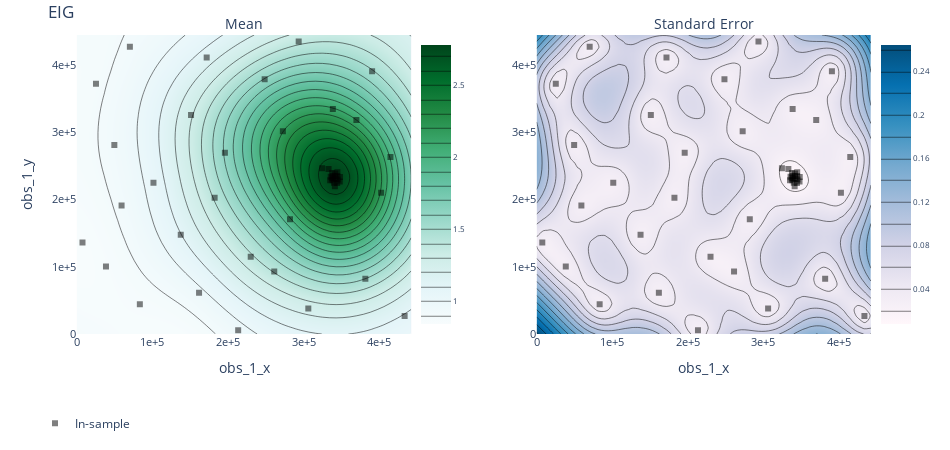

The notebook cell this image was saved under:
### Code cell
render(ax_client.get_contour_plot(param_x="obs_1_x", param_y="obs_1_y", metric_name="EIG"))

### Figure 1 — Plotly figure (JSON) as saved in the notebook; plotly's stock layout.template omitted (floating-point values rounded to 4 significant figures; data arrays with more than 128 entries replaced by an {"elided": "..."} marker saying what was removed)
{"data": [{"autocolorscale": false, "autocontour": true, "colorbar": {"tickfont": {"size": 8}, "ticksuffix": "", "x": 0.45, "y": 0.5}, "colorscale": [[0, "rgb(247,252,253)"], [0.125, "rgb(229,245,249)"], [0.25, "rgb(204,236,230)"], [0.375, "rgb(153,216,201)"], [0.5, "rgb(102,194,164)"], [0.625, "rgb(65,174,118)"], [0.75, "rgb(35,139,69)"], [0.875, "rgb(0,109,44)"], [1, "rgb(0,68,27)"]], "contours": {"coloring": "heatmap"}, "hoverinfo": "x+y+z", "ncontours": 25, "type": "contour", "x": [0, 9027.0, 18050.0, 27080.0, 36110.0, 45130.0, 54160.0, 63190.0, 72210.0, 81240.0, 90270.0, 99290.0, 108300.0, 117300.0, 126400.0, 135400.0, 144400.0, 153500.0, 162500.0, 171500.0, 180500.0, 189600.0, 198600.0, 207600.0, 216600.0, 225700.0, 234700.0, 243700.0, 252700.0, 261800.0, 270800.0, 279800.0, 288800.0, 297900.0, 306900.0, 315900.0, 325000.0, 334000.0, 343000.0, 352000.0, 361100.0, 370100.0, 379100.0, 388100.0, 397200.0, 406200.0, 415200.0, 424200.0, 433300.0, 442300.0], "xaxis": "x", "y": [0, 9082.0, 18160.0, 27250.0, 36330.0, 45410.0, 54490.0, 63570.0, 72650.0, 81740.0, 90820.0, 99900.0, 109000.0, 118100.0, 127100.0, 136200.0, 145300.0, 154400.0, 163500.0, 172600.0, 181600.0, 190700.0, 199800.0, 208900.0, 218000.0, 227000.0, 236100.0, 245200.0, 254300.0, 263400.0, 272500.0, 281500.0, 290600.0, 299700.0, 308800.0, 317900.0, 326900.0, 336000.0, 345100.0, 354200.0, 363300.0, 372400.0, 381400.0, 390500.0, 399600.0, 408700.0, 417800.0, 426800.0, 435900.0, 445000.0], "yaxis": "y", "z": {"elided": "50x50 float values"}, "zauto": true, "zmax": 2.78, "zmin": -2.78}, {"autocolorscale": false, "autocontour": true, "colorbar": {"tickfont": {"size": 8}, "ticksuffix": "", "x": 1, "y": 0.5}, "colorscale": [[0, "rgb(255,247,251)"], [0.1429, "rgb(236,231,242)"], [0.2857, "rgb(208,209,230)"], [0.4286, "rgb(166,189,219)"], [0.5714, "rgb(116,169,207)"], [0.7143, "rgb(54,144,192)"], [0.8571, "rgb(5,112,176)"], [1, "rgb(3,78,123)"]], "contours": {"coloring": "heatmap"}, "hoverinfo": "x+y+z", "ncontours": 25, "type": "contour", "x": [0, 9027.0, 18050.0, 27080.0, 36110.0, 45130.0, 54160.0, 63190.0, 72210.0, 81240.0, 90270.0, 99290.0, 108300.0, 117300.0, 126400.0, 135400.0, 144400.0, 153500.0, 162500.0, 171500.0, 180500.0, 189600.0, 198600.0, 207600.0, 216600.0, 225700.0, 234700.0, 243700.0, 252700.0, 261800.0, 270800.0, 279800.0, 288800.0, 297900.0, 306900.0, 315900.0, 325000.0, 334000.0, 343000.0, 352000.0, 361100.0, 370100.0, 379100.0, 388100.0, 397200.0, 406200.0, 415200.0, 424200.0, 433300.0, 442300.0], "xaxis": "x2", "y": [0, 9082.0, 18160.0, 27250.0, 36330.0, 45410.0, 54490.0, 63570.0, 72650.0, 81740.0, 90820.0, 99900.0, 109000.0, 118100.0, 127100.0, 136200.0, 145300.0, 154400.0, 163500.0, 172600.0, 181600.0, 190700.0, 199800.0, 208900.0, 218000.0, 227000.0, 236100.0, 245200.0, 254300.0, 263400.0, 272500.0, 281500.0, 290600.0, 299700.0, 308800.0, 317900.0, 326900.0, 336000.0, 345100.0, 354200.0, 363300.0, 372400.0, 381400.0, 390500.0, 399600.0, 408700.0, 417800.0, 426800.0, 435900.0, 445000.0], "yaxis": "y2", "z": {"elided": "50x50 float values"}}, {"hoverinfo": "text", "legendgroup": "In-sample", "marker": {"color": "black", "opacity": 0.5, "symbol": 1}, "mode": "markers", "name": "In-sample", "text": ["Arm 0_0<br>EIG: 1.0983 (SEM: None)<br>obs_1_x: 137495<br>obs_1_y: 147755", "Arm 10_0<br>EIG: 1.38407 (SEM: None)<br>obs_1_x: 230040<br>obs_1_y: 114894", "Arm 11_0<br>EIG: 0.885439 (SEM: None)<br>obs_1_x: 25388.4<br>obs_1_y: 372569", "Arm 12_0<br>EIG: 0.919336 (SEM: None)<br>obs_1_x: 59229.9<br>obs_1_y: 191427", "Arm 13_0<br>EIG: 1.37173 (SEM: None)<br>obs_1_x: 293475<br>obs_1_y: 435156", "Arm 14_0<br>EIG: 1.49805 (SEM: None)<br>obs_1_x: 381662<br>obs_1_y: 82084.8", "Arm 15_0<br>EIG: 1.2891 (SEM: None)<br>obs_1_x: 151095<br>obs_1_y: 325847", "Arm 16_0<br>EIG: 0.973063 (SEM: None)<br>obs_1_x: 161709<br>obs_1_y: 61522.9", "Arm 17_0<br>EIG: 2.09015 (SEM: None)<br>obs_1_x: 369816<br>obs_1_y: 318436", "Arm 18_0<br>EIG: 1.97027 (SEM: None)<br>obs_1_x: 281997<br>obs_1_y: 170815", "Arm 19_0<br>EIG: 0.913748 (SEM: None)<br>obs_1_x: 70211.8<br>obs_1_y: 427680", "Arm 1_0<br>EIG: 2.11538 (SEM: None)<br>obs_1_x: 338638<br>obs_1_y: 334981", "Arm 20_0<br>EIG: 0.844564 (SEM: None)<br>obs_1_x: 7522.37<br>obs_1_y: 136055", "Arm 21_0<br>EIG: 1.60582 (SEM: None)<br>obs_1_x: 248457<br>obs_1_y: 379055", "Arm 22_0<br>EIG: 1.09007 (SEM: None)<br>obs_1_x: 433592<br>obs_1_y: 26750.1", "Arm 23_0<br>EIG: 1.61184 (SEM: None)<br>obs_1_x: 195891<br>obs_1_y: 269716", "Arm 24_0<br>EIG: 1.41291 (SEM: None)<br>obs_1_x: 182319<br>obs_1_y: 202760", "Arm 25_0<br>EIG: 1.513 (SEM: None)<br>obs_1_x: 390594<br>obs_1_y: 391009", "Arm 26_0<br>EIG: 1.41082 (SEM: None)<br>obs_1_x: 261164<br>obs_1_y: 93026.2", "Arm 27_0<br>EIG: 0.930214 (SEM: None)<br>obs_1_x: 49657<br>obs_1_y: 281228", "Arm 28_0<br>EIG: 0.866273 (SEM: None)<br>obs_1_x: 83391.8<br>obs_1_y: 44360.6", "Arm 29_0<br>EIG: 2.66805 (SEM: None)<br>obs_1_x: 324496<br>obs_1_y: 246510", "Arm 2_0<br>EIG: 1.24291 (SEM: None)<br>obs_1_x: 306211<br>obs_1_y: 37971.9", "Arm 30_0<br>EIG: 2.70492 (SEM: None)<br>obs_1_x: 332992<br>obs_1_y: 245583", "Arm 31_0<br>EIG: 2.79254 (SEM: None)<br>obs_1_x: 337739<br>obs_1_y: 239498", "Arm 32_0<br>EIG: 2.81251 (SEM: None)<br>obs_1_x: 339311<br>obs_1_y: 231934", "Arm 33_0<br>EIG: 2.79086 (SEM: None)<br>obs_1_x: 344530<br>obs_1_y: 235056", "Arm 34_0<br>EIG: 2.74904 (SEM: None)<br>obs_1_x: 344361<br>obs_1_y: 224869", "Arm 35_0<br>EIG: 2.75181 (SEM: None)<br>obs_1_x: 344705<br>obs_1_y: 240556", "Arm 36_0<br>EIG: 2.77469 (SEM: None)<br>obs_1_x: 345187<br>obs_1_y: 230001", "Arm 37_0<br>EIG: 2.76123 (SEM: None)<br>obs_1_x: 340186<br>obs_1_y: 225263", "Arm 38_0<br>EIG: 2.75746 (SEM: None)<br>obs_1_x: 348051<br>obs_1_y: 233609", "Arm 39_0<br>EIG: 2.79542 (SEM: None)<br>obs_1_x: 342360<br>obs_1_y: 230686", "Arm 3_0<br>EIG: 1.03882 (SEM: None)<br>obs_1_x: 101390<br>obs_1_y: 225246", "Arm 40_0<br>EIG: 2.81191 (SEM: None)<br>obs_1_x: 341677<br>obs_1_y: 234900", "Arm 41_0<br>EIG: 2.74358 (SEM: None)<br>obs_1_x: 347767<br>obs_1_y: 227068", "Arm 42_0<br>EIG: 2.7908 (SEM: None)<br>obs_1_x: 338247<br>obs_1_y: 228735", "Arm 43_0<br>EIG: 2.72103 (SEM: None)<br>obs_1_x: 341345<br>obs_1_y: 220011", "Arm 44_0<br>EIG: 2.82145 (SEM: None)<br>obs_1_x: 338595<br>obs_1_y: 235166", "Arm 45_0<br>EIG: 2.79004 (SEM: None)<br>obs_1_x: 341718<br>obs_1_y: 238970", "Arm 46_0<br>EIG: 2.81561 (SEM: None)<br>obs_1_x: 335859<br>obs_1_y: 233871", "Arm 47_0<br>EIG: 2.78324 (SEM: None)<br>obs_1_x: 335178<br>obs_1_y: 228829", "Arm 48_0<br>EIG: 2.80897 (SEM: None)<br>obs_1_x: 337495<br>obs_1_y: 231327", "Arm 4_0<br>EIG: 0.856476 (SEM: None)<br>obs_1_x: 38596.9<br>obs_1_y: 100598", "Arm 5_0<br>EIG: 2.20438 (SEM: None)<br>obs_1_x: 272565<br>obs_1_y: 301738", "Arm 6_0<br>EIG: 2.17759 (SEM: None)<br>obs_1_x: 402517<br>obs_1_y: 210287", "Arm 7_0<br>EIG: 1.14797 (SEM: None)<br>obs_1_x: 171782<br>obs_1_y: 411461", "Arm 8_0<br>EIG: 0.964061 (SEM: None)<br>obs_1_x: 213443<br>obs_1_y: 5646.95", "Arm 9_0<br>EIG: 1.98688 (SEM: None)<br>obs_1_x: 414862<br>obs_1_y: 263275"], "type": "scatter", "x": [137500.0, 230000.0, 25390.0, 59230.0, 293500.0, 381700.0, 151100.0, 161700.0, 369800.0, 282000.0, 70210.0, 338600.0, 7522.0, 248500.0, 433600.0, 195900.0, 182300.0, 390600.0, 261200.0, 49660.0, 83390.0, 324500.0, 306200.0, 333000.0, 337700.0, 339300.0, 344500.0, 344400.0, 344700.0, 345200.0, 340200.0, 348100.0, 342400.0, 101400.0, 341700.0, 347800.0, 338200.0, 341300.0, 338600.0, 341700.0, 335900.0, 335200.0, 337500.0, 38600.0, 272600.0, 402500.0, 171800.0, 213400.0, 414900.0], "xaxis": "x", "y": [147800.0, 114900.0, 372600.0, 191400.0, 435200.0, 82080.0, 325800.0, 61520.0, 318400.0, 170800.0, 427700.0, 335000.0, 136100.0, 379100.0, 26750.0, 269700.0, 202800.0, 391000.0, 93030.0, 281200.0, 44360.0, 246500.0, 37970.0, 245600.0, 239500.0, 231900.0, 235100.0, 224900.0, 240600.0, 230000.0, 225300.0, 233600.0, 230700.0, 225200.0, 234900.0, 227100.0, 228700.0, 220000.0, 235200.0, 239000.0, 233900.0, 228800.0, 231300.0, 100600.0, 301700.0, 210300.0, 411500.0, 5647.0, 263300.0], "yaxis": "y"}, {"hoverinfo": "text", "legendgroup": "In-sample", "marker": {"color": "black", "opacity": 0.5, "symbol": 1}, "mode": "markers", "name": "In-sample", "showlegend": false, "text": ["Arm 0_0<br>EIG: 1.0983 (SEM: None)<br>obs_1_x: 137495<br>obs_1_y: 147755", "Arm 10_0<br>EIG: 1.38407 (SEM: None)<br>obs_1_x: 230040<br>obs_1_y: 114894", "Arm 11_0<br>EIG: 0.885439 (SEM: None)<br>obs_1_x: 25388.4<br>obs_1_y: 372569", "Arm 12_0<br>EIG: 0.919336 (SEM: None)<br>obs_1_x: 59229.9<br>obs_1_y: 191427", "Arm 13_0<br>EIG: 1.37173 (SEM: None)<br>obs_1_x: 293475<br>obs_1_y: 435156", "Arm 14_0<br>EIG: 1.49805 (SEM: None)<br>obs_1_x: 381662<br>obs_1_y: 82084.8", "Arm 15_0<br>EIG: 1.2891 (SEM: None)<br>obs_1_x: 151095<br>obs_1_y: 325847", "Arm 16_0<br>EIG: 0.973063 (SEM: None)<br>obs_1_x: 161709<br>obs_1_y: 61522.9", "Arm 17_0<br>EIG: 2.09015 (SEM: None)<br>obs_1_x: 369816<br>obs_1_y: 318436", "Arm 18_0<br>EIG: 1.97027 (SEM: None)<br>obs_1_x: 281997<br>obs_1_y: 170815", "Arm 19_0<br>EIG: 0.913748 (SEM: None)<br>obs_1_x: 70211.8<br>obs_1_y: 427680", "Arm 1_0<br>EIG: 2.11538 (SEM: None)<br>obs_1_x: 338638<br>obs_1_y: 334981", "Arm 20_0<br>EIG: 0.844564 (SEM: None)<br>obs_1_x: 7522.37<br>obs_1_y: 136055", "Arm 21_0<br>EIG: 1.60582 (SEM: None)<br>obs_1_x: 248457<br>obs_1_y: 379055", "Arm 22_0<br>EIG: 1.09007 (SEM: None)<br>obs_1_x: 433592<br>obs_1_y: 26750.1", "Arm 23_0<br>EIG: 1.61184 (SEM: None)<br>obs_1_x: 195891<br>obs_1_y: 269716", "Arm 24_0<br>EIG: 1.41291 (SEM: None)<br>obs_1_x: 182319<br>obs_1_y: 202760", "Arm 25_0<br>EIG: 1.513 (SEM: None)<br>obs_1_x: 390594<br>obs_1_y: 391009", "Arm 26_0<br>EIG: 1.41082 (SEM: None)<br>obs_1_x: 261164<br>obs_1_y: 93026.2", "Arm 27_0<br>EIG: 0.930214 (SEM: None)<br>obs_1_x: 49657<br>obs_1_y: 281228", "Arm 28_0<br>EIG: 0.866273 (SEM: None)<br>obs_1_x: 83391.8<br>obs_1_y: 44360.6", "Arm 29_0<br>EIG: 2.66805 (SEM: None)<br>obs_1_x: 324496<br>obs_1_y: 246510", "Arm 2_0<br>EIG: 1.24291 (SEM: None)<br>obs_1_x: 306211<br>obs_1_y: 37971.9", "Arm 30_0<br>EIG: 2.70492 (SEM: None)<br>obs_1_x: 332992<br>obs_1_y: 245583", "Arm 31_0<br>EIG: 2.79254 (SEM: None)<br>obs_1_x: 337739<br>obs_1_y: 239498", "Arm 32_0<br>EIG: 2.81251 (SEM: None)<br>obs_1_x: 339311<br>obs_1_y: 231934", "Arm 33_0<br>EIG: 2.79086 (SEM: None)<br>obs_1_x: 344530<br>obs_1_y: 235056", "Arm 34_0<br>EIG: 2.74904 (SEM: None)<br>obs_1_x: 344361<br>obs_1_y: 224869", "Arm 35_0<br>EIG: 2.75181 (SEM: None)<br>obs_1_x: 344705<br>obs_1_y: 240556", "Arm 36_0<br>EIG: 2.77469 (SEM: None)<br>obs_1_x: 345187<br>obs_1_y: 230001", "Arm 37_0<br>EIG: 2.76123 (SEM: None)<br>obs_1_x: 340186<br>obs_1_y: 225263", "Arm 38_0<br>EIG: 2.75746 (SEM: None)<br>obs_1_x: 348051<br>obs_1_y: 233609", "Arm 39_0<br>EIG: 2.79542 (SEM: None)<br>obs_1_x: 342360<br>obs_1_y: 230686", "Arm 3_0<br>EIG: 1.03882 (SEM: None)<br>obs_1_x: 101390<br>obs_1_y: 225246", "Arm 40_0<br>EIG: 2.81191 (SEM: None)<br>obs_1_x: 341677<br>obs_1_y: 234900", "Arm 41_0<br>EIG: 2.74358 (SEM: None)<br>obs_1_x: 347767<br>obs_1_y: 227068", "Arm 42_0<br>EIG: 2.7908 (SEM: None)<br>obs_1_x: 338247<br>obs_1_y: 228735", "Arm 43_0<br>EIG: 2.72103 (SEM: None)<br>obs_1_x: 341345<br>obs_1_y: 220011", "Arm 44_0<br>EIG: 2.82145 (SEM: None)<br>obs_1_x: 338595<br>obs_1_y: 235166", "Arm 45_0<br>EIG: 2.79004 (SEM: None)<br>obs_1_x: 341718<br>obs_1_y: 238970", "Arm 46_0<br>EIG: 2.81561 (SEM: None)<br>obs_1_x: 335859<br>obs_1_y: 233871", "Arm 47_0<br>EIG: 2.78324 (SEM: None)<br>obs_1_x: 335178<br>obs_1_y: 228829", "Arm 48_0<br>EIG: 2.80897 (SEM: None)<br>obs_1_x: 337495<br>obs_1_y: 231327", "Arm 4_0<br>EIG: 0.856476 (SEM: None)<br>obs_1_x: 38596.9<br>obs_1_y: 100598", "Arm 5_0<br>EIG: 2.20438 (SEM: None)<br>obs_1_x: 272565<br>obs_1_y: 301738", "Arm 6_0<br>EIG: 2.17759 (SEM: None)<br>obs_1_x: 402517<br>obs_1_y: 210287", "Arm 7_0<br>EIG: 1.14797 (SEM: None)<br>obs_1_x: 171782<br>obs_1_y: 411461", "Arm 8_0<br>EIG: 0.964061 (SEM: None)<br>obs_1_x: 213443<br>obs_1_y: 5646.95", "Arm 9_0<br>EIG: 1.98688 (SEM: None)<br>obs_1_x: 414862<br>obs_1_y: 263275"], "type": "scatter", "x": [137500.0, 230000.0, 25390.0, 59230.0, 293500.0, 381700.0, 151100.0, 161700.0, 369800.0, 282000.0, 70210.0, 338600.0, 7522.0, 248500.0, 433600.0, 195900.0, 182300.0, 390600.0, 261200.0, 49660.0, 83390.0, 324500.0, 306200.0, 333000.0, 337700.0, 339300.0, 344500.0, 344400.0, 344700.0, 345200.0, 340200.0, 348100.0, 342400.0, 101400.0, 341700.0, 347800.0, 338200.0, 341300.0, 338600.0, 341700.0, 335900.0, 335200.0, 337500.0, 38600.0, 272600.0, 402500.0, 171800.0, 213400.0, 414900.0], "xaxis": "x2", "y": [147800.0, 114900.0, 372600.0, 191400.0, 435200.0, 82080.0, 325800.0, 61520.0, 318400.0, 170800.0, 427700.0, 335000.0, 136100.0, 379100.0, 26750.0, 269700.0, 202800.0, 391000.0, 93030.0, 281200.0, 44360.0, 246500.0, 37970.0, 245600.0, 239500.0, 231900.0, 235100.0, 224900.0, 240600.0, 230000.0, 225300.0, 233600.0, 230700.0, 225200.0, 234900.0, 227100.0, 228700.0, 220000.0, 235200.0, 239000.0, 233900.0, 228800.0, 231300.0, 100600.0, 301700.0, 210300.0, 411500.0, 5647.0, 263300.0], "yaxis": "y2"}], "layout": {"annotations": [{"font": {"size": 14}, "showarrow": false, "text": "Mean", "x": 0.25, "xanchor": "center", "xref": "paper", "y": 1, "yanchor": "bottom", "yref": "paper"}, {"font": {"size": 14}, "showarrow": false, "text": "Standard Error", "x": 0.8, "xanchor": "center", "xref": "paper", "y": 1, "yanchor": "bottom", "yref": "paper"}], "autosize": false, "height": 450, "hovermode": "closest", "legend": {"orientation": "h", "x": 0, "y": -0.25}, "margin": {"b": 100, "l": 35, "pad": 0, "r": 35, "t": 35}, "title": {"text": "EIG"}, "width": 950, "xaxis": {"anchor": "y", "autorange": false, "domain": [0.05, 0.45], "exponentformat": "e", "range": [0, 442300.0], "tickfont": {"size": 11}, "tickmode": "auto", "title": {"text": "obs_1_x"}, "type": "linear"}, "xaxis2": {"anchor": "y2", "autorange": false, "domain": [0.6, 1], "exponentformat": "e", "range": [0, 442300.0], "tickfont": {"size": 11}, "tickmode": "auto", "title": {"text": "obs_1_x"}, "type": "linear"}, "yaxis": {"anchor": "x", "autorange": false, "domain": [0, 1], "exponentformat": "e", "range": [0, 445000.0], "tickfont": {"size": 11}, "tickmode": "auto", "title": {"text": "obs_1_y"}, "type": "linear"}, "yaxis2": {"anchor": "x2", "autorange": false, "domain": [0, 1], "exponentformat": "e", "range": [0, 445000.0], "tickfont": {"size": 11}, "tickmode": "auto", "type": "linear"}}}
